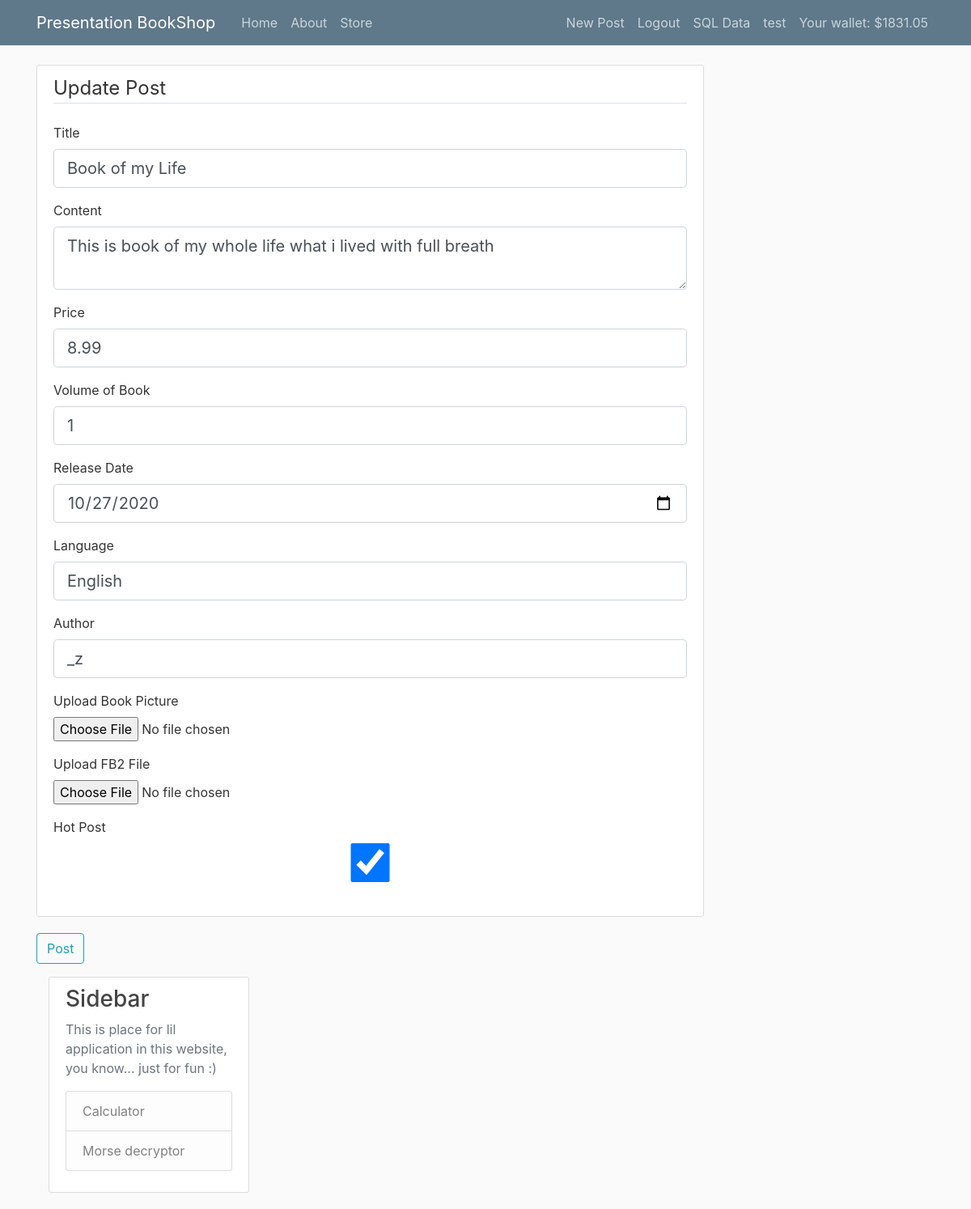
The app's page /post/2/update (signed in) with its own data.
### flaskapp/models.py (models this page shows, shortened)
class User(db.Model, UserMixin):
    id = db.Column(db.Integer, primary_key=True)
    username = db.Column(db.String(20), unique=True, nullable=False)
    email = db.Column(db.String(120), unique=True, nullable=False)
    image_file = db.Column(db.String(20), nullable=False, default='default.jpg')
    password = db.Column(db.String(60), nullable=False)
    posts = db.relationship('Post', backref='author', lazy=True)
    admin = db.Column(db.Boolean, nullable=False, default=False)
    roles = db.Column(db.Integer, nullable=False, default='0')
    wallet = db.Column(db.Float, nullable=False, default='0')

class Post(db.Model):
    id = db.Column(db.Integer, primary_key=True)
    title = db.Column(db.String(100), nullable=False)
    data_posted = db.Column(db.DateTime, nullable=False, default=datetime.utcnow)
    content = db.Column(db.Text, nullable=False)
    release_date = db.Column(db.Date, nullable=False, default=datetime.utcnow)
    volume = db.Column(db.String(20), nullable=False, default='Undefined')
    price = db.Column(db.String(20), nullable=False, default='Out of stock')
    top = db.Column(db.Boolean, nullable=False, default=False)
    language = db.Column(db.String(40), nullable=False, default='Undefined')
    book_author = db.Column(db.String(40), nullable=False, default='Undefined')
    user_id = db.Column(db.Integer, db.ForeignKey('user.id'), nullable=True)
    image_file = db.Column(db.String(20), nullable=False, default='default.jpg')
    fb2_file = db.Column(db.String(40), nullable=True)
    owned_users = db.Column(db.String, nullable=True)

### flaskapp/routes.py (the view)
@app.route('/post/<int:post_id>/update', methods=['GET', 'POST'])
@login_required
def update_post(post_id):
	post = Post.query.get_or_404(post_id)
	form = PostForm()
	if post.author != current_user and not current_user.admin:
		abort(403)
	if form.validate_on_submit():
		if form.book_picture.data:
			picture_file = save_book_picture(form.book_picture.data)
			post.image_file = picture_file
		if form.fb2.data:
			post.fb2_file = save_fb2(form.fb2.data)
		post.title = form.title.data
		post.content = form.content.data
		post.top = form.hot.data
		post.price = form.price.data
		post.release_date = form.release_date.data
		post.volume = form.volume.data
		post.language = form.language.data
		post.book_author = form.book_author.data
		db.session.commit()
		log_update(table=Post.__table__.name, user=current_user.username)
		flash('Your post has been updated!', 'success')
		return redirect(url_for('post', post_id=post.id))
	elif request.method == 'GET':
		form.title.data = post.title
		form.content.data = post.content
		form.hot.data = post.top
		form.price.data = post.price
		form.release_date.data = post.release_date
		form.volume.data = post.volume
		form.language.data = post.language
		form.book_author.data = post.book_author
	image_file = url_for('static', filename='profile_pics/' + post.image_file)
	return render_template('create_post.html', title='Update Post',
		form=form, legend='Update Post', image_file=image_file)

### flaskapp/forms.py
class PostForm(FlaskForm):
	title = StringField('Title', validators=[DataRequired()])
	content = TextAreaField('Content', validators=[DataRequired()])
	hot = BooleanField('Hot Post')
	price = StringField('Price')
	release_date = DateField('Release Date')
	volume = StringField('Volume of Book')
	submit = SubmitField('Post')
	language = StringField('Language')
	book_author = StringField('Author')
	book_picture = FileField('Upload Book Picture', validators=[FileAllowed(['jpg', 'png'])])
	fb2 = FileField('Upload FB2 File', validators=[FileAllowed(['fb2'])])

### flaskapp/models.py (called while the page is built)
@login_manager.user_loader
def load_user(user_id):
	return User.query.get(int(user_id))

### flaskapp/templates/create_post.html (shortened to what this page needs)
{% extends "layout.html" %}
{% block content %}
	<div class="content-section">
		<form method="POST", action="", enctype="multipart/form-data">
			<fieldset class="form-group">
				<legend class="border-bottom mb-4">{{ legend }}</legend>
				<div class="form-group">
					{{ form.title.label(class="form-control-label") }}
					{% if form.title.errors %}
						{{ form.title(class="form-control form-control-lg is-invalid") }}
						<div class="invalid-feedback">
							{% for error in form.title.errors %}
								<span>{{ error }}</span>
							{% endfor %}
						</div>
					{% else %}
						{{ form.title(class="form-control form-control-lg") }}
					{% endif %}
				</div>
				<div class="form-group">
					{{ form.content.label(class="form-control-label") }}
					{% if form.content.errors %}
						{{ form.content(class="form-control form-control-lg is-invalid") }}
						<div class="invalid-feedback">
							{% for error in form.content.errors %}
								<span>{{ error }}</span>
							{% endfor %}
						</div>
					{% else %}
						{{ form.content(class="form-control form-control-lg") }}
					{% endif %}
				</div>
				<div class="form-group">
					{{ form.price.label(class="form-control-label") }}
					{% if form.price.errors %}
						{{ form.price(class="form-control form-control-lg is-invalid") }}
						<div class="invalid-feedback">
							{% for error in form.price.errors %}
								<span>{{ error }}</span>
							{% endfor %}
						</div>
					{% else %}
						{{ form.price(class="form-control form-control-lg") }}
					{% endif %}
				</div>
				<div class="form-group">
					{{ form.volume.label(class="form-control-label") }}
					{% if form.volume.errors %}
						{{ form.volume(class="form-control form-control-lg is-invalid") }}
						<div class="invalid-feedback">
							{% for error in form.volume.errors %}
								<span>{{ error }}</span>
							{% endfor %}
						</div>
					{% else %}
						{{ form.volume(class="form-control form-control-lg") }}
					{% endif %}
				</div>
				<div class="form-group">
					{{ form.release_date.label(class="form-control-label") }}
					{% if form.release_date.errors %}
						{{ form.release_date(class="form-control form-control-lg is-invalid") }}
						<div class="invalid-feedback">
							{% for error in form.release_date.errors %}
								<span>{{ error }}</span>
							{% endfor %}
						</div>
					{% else %}
						{{ form.release_date(class="form-control form-control-lg") }}
					{% endif %}
				</div>
				<div class="form-group">
					{{ form.language.label(class="form-control-label") }}
					{% if form.language.errors %}
						{{ form.language(class="form-control form-control-lg is-invalid") }}
						<div class="invalid-feedback">
							{% for error in form.language.errors %}
								<span>{{ error }}</span>
							{% endfor %}
						</div>
					{% else %}
						{{ form.language(class="form-control form-control-lg") }}
					{% endif %}
				</div>
				<div class="form-group">
					{{ form.book_author.label(class="form-control-label") }}
					{% if form.book_author.errors %}
						{{ form.book_author(class="form-control form-control-lg is-invalid") }}
						<div class="invalid-feedback">
							{% for error in form.book_author.errors %}
								<span>{{ error }}</span>
							{% endfor %}
						</div>
					{% else %}
						{{ form.book_author(class="form-control form-control-lg") }}
					{% endif %}
				</div>
				<div class="form-group">
					{{ form.book_picture.label() }}
					{{ form.book_picture(class="form-control-file") }}
						</div>
				<div class="form-group">
					{{ form.fb2.label() }}
					{{ form.fb2(class="form-control-file") }}
						</div>
				<div class="form-group">
					{{ form.hot.label(class="form-control-label") }}
					{% if form.hot.errors %}
						{{ form.hot(class="form-control form-control-lg is-invalid") }}
						<div class="invalid-feedback">
							{% for error in form.hot.errors %}
								<span>{{ error }}</span>
							{% endfor %}
						</div>
					{% else %}
						{{ form.hot(class="form-control form-control-lg form-sm") }}
					{% endif %}
				</div>
				</div>
				<div class="form-group">
					{{ form.submit(class="btn btn-outline-info") }}
				</div>
	</div>
{% endblock content %}

### flaskapp/templates/layout.html (shortened to what this page needs)
<!DOCTYPE html>
<html>
<head>
    <link rel="stylesheet" href="https://stackpath.bootstrapcdn.com/bootstrap/4.3.1/css/bootstrap.min.css">
    <link rel="stylesheet" type="text/css" href="{{ url_for('static', filename='main.css')}}"
</head>
<body>
	<header class="site-header">
	  <nav class="navbar navbar-expand-md navbar-dark bg-steel fixed-top">
	    <div class="container">
	      <a class="navbar-brand mr-4" href="/">Presentation BookShop</a>
	      <div class="collapse navbar-collapse" id="navbarToggle">
	        <div class="navbar-nav mr-auto">
	          <a class="nav-item nav-link" href="{{ url_for('home') }}">Home</a>
	          <a class="nav-item nav-link" href="{{ url_for('about') }}">About</a>
	          <a class="nav-item nav-link" href="{{ url_for('store') }}">Store</a>
	        </div>
	        <div class="navbar-nav">
	          {% if current_user.is_authenticated %}
	          	  <a class="nav-item nav-link" href="{{ url_for('new_post') }}">New Post</a>
	          	  <a class="nav-item nav-link" href="{{ url_for('logout') }}">Logout</a>
	          	  	{% if current_user.admin %}
	          	  		<a class="nav-item nav-link" href="{{ url_for('sql_admin') }}">SQL Data</a>
	          	  	{% endif %}
	          	  <a class="nav-item nav-link" href="{{ url_for('account') }}">{{current_user.username}}</a>
			  <a class="nav-item nav-link">Your wallet:  ${{current_user.wallet}}</a>
	          {% else %}
		          <a class="nav-item nav-link" href="{{ url_for('login') }}">Login</a>
		          <a class="nav-item nav-link" href="{{ url_for('register') }}">Register</a>
		      {% endif %}
	        </div>
	      </div>
	    </div>
	  </nav>
	</header>
	<main role="main" class="container">
	  <div class="row">
	    <div class="col-md-9">
	      {% block content %}{% endblock %}
	    </div>
	    <div class="col-md-3">
	      <div class="content-section">
	        <h3>Sidebar</h3>
	        <p class='text-muted'>This is place for lil application in this website, you know... just for fun :)
	          <ul class="list-group">
	            <a class="list-group-item list-group-item-light" href="{{ url_for('calculator') }}">Calculator</a>
	            <a class="list-group-item list-group-item-light" href="{{ url_for('morse') }}">Morse decryptor</a>
	          </ul>
	        </p>
	      </div>
	    </div>
	</main>
</body>
</html>

### flaskapp/static/main.css (style rules this page uses)
body { background: #fafafa; color: #333333; margin-top: 5rem; }
h1, h2, h3, h4, h5, h6 { color: #444444; }
.bg-steel { background-color: #5f788a; }
.site-header .navbar-nav .nav-link { color: #cbd5db; }
.content-section { background: #ffffff; padding: 10px 20px; border: 1px solid #dddddd; border-radius: 3px; margin-bottom: 20px; }

### records on screen
User: username "test", wallet "1831.05"
Post: title "Book of my Life", content "This is book of my whole life what i lived with full breath", price "8.99", volume "1", release_date "10/27/2020", language "English", book_author "_z"

### other values on screen
{{ legend }} "Update Post"
